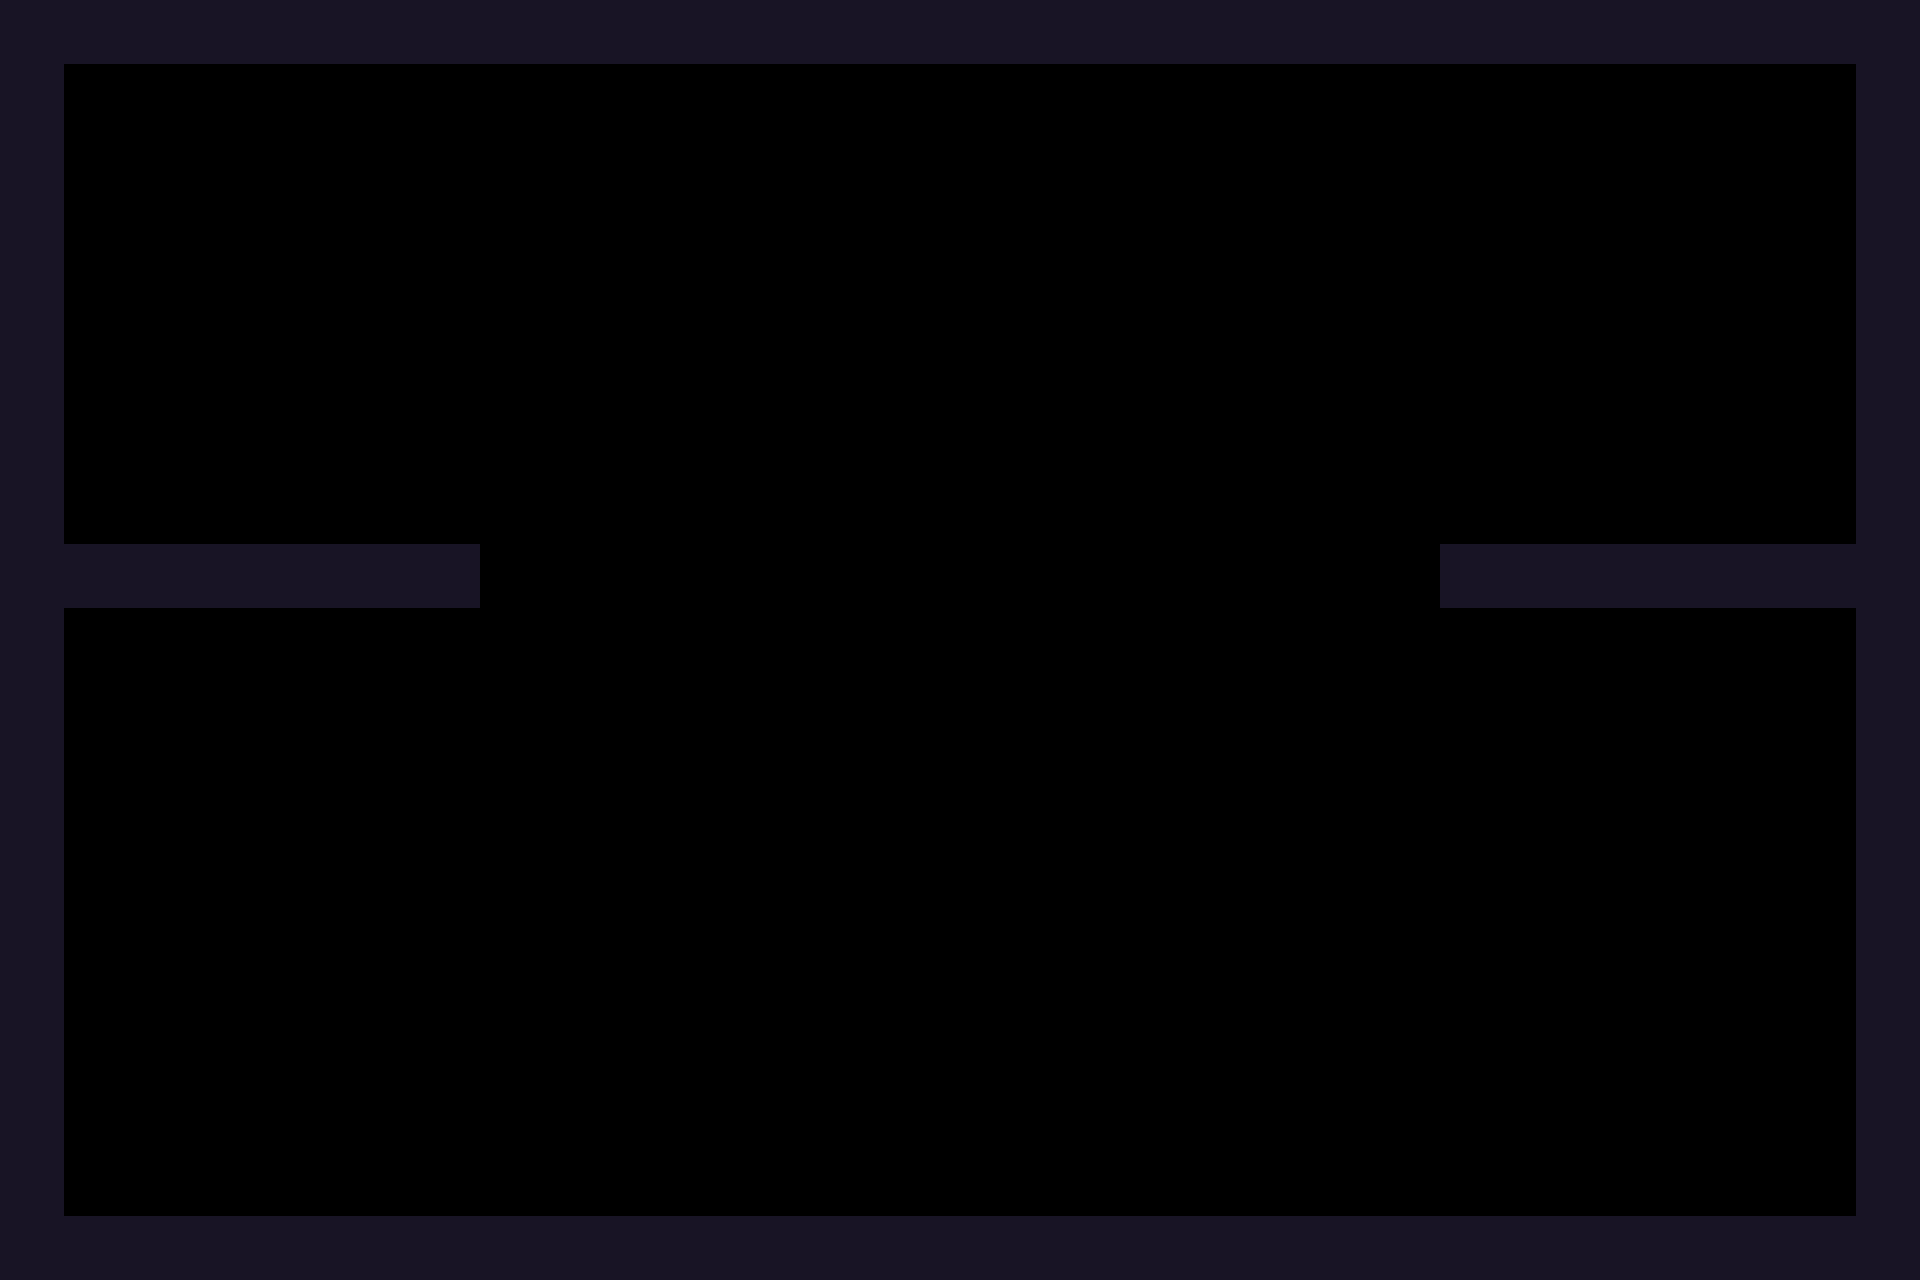

This is a level from a 2D game, rendered from its Tiled map with the project's own tilesets. A one-line summary and the complete map file follow:
An orthogonal 60x40 tile map with 32x32 px tiles, 1 tile layer (Tile Layer 1) and 3 objects (spawn, ball, thanks).

<map version="1.0" tiledversion="1.0.1" orientation="orthogonal" renderorder="right-down" width="60" height="40" tilewidth="32" tileheight="32" nextobjectid="5">
 <properties>
  <property name="title" value="Thank you!" />
 </properties>
 <tileset firstgid="1" source="../tilemap/tileset.tsx" />
 <layer name="Tile Layer 1" width="60" height="40">
  <data encoding="csv">
1,1,1,1,1,1,1,1,1,1,1,1,1,1,1,1,1,1,1,1,1,1,1,1,1,1,1,1,1,1,1,1,1,1,1,1,1,1,1,1,1,1,1,1,1,1,1,1,1,1,1,1,1,1,1,1,1,1,1,1,
1,1,1,1,1,1,1,1,1,1,1,1,1,1,1,1,1,1,1,1,1,1,1,1,1,1,1,1,1,1,1,1,1,1,1,1,1,1,1,1,1,1,1,1,1,1,1,1,1,1,1,1,1,1,1,1,1,1,1,1,
1,1,0,0,0,0,0,0,0,0,0,0,0,0,0,0,0,0,0,0,0,0,0,0,0,0,0,0,0,0,0,0,0,0,0,0,0,0,0,0,0,0,0,0,0,0,0,0,0,0,0,0,0,0,0,0,0,0,1,1,
1,1,0,0,0,0,0,0,0,0,0,0,0,0,0,0,0,0,0,0,0,0,0,0,0,0,0,0,0,0,0,0,0,0,0,0,0,0,0,0,0,0,0,0,0,0,0,0,0,0,0,0,0,0,0,0,0,0,1,1,
1,1,0,0,0,0,0,0,0,0,0,0,0,0,0,0,0,0,0,0,0,0,0,0,0,0,0,0,0,0,0,0,0,0,0,0,0,0,0,0,0,0,0,0,0,0,0,0,0,0,0,0,0,0,0,0,0,0,1,1,
1,1,0,0,0,0,0,0,0,0,0,0,0,0,0,0,0,0,0,0,0,0,0,0,0,0,0,0,0,0,0,0,0,0,0,0,0,0,0,0,0,0,0,0,0,0,0,0,0,0,0,0,0,0,0,0,0,0,1,1,
1,1,0,0,0,0,0,0,0,0,0,0,0,0,0,0,0,0,0,0,0,0,0,0,0,0,0,0,0,0,0,0,0,0,0,0,0,0,0,0,0,0,0,0,0,0,0,0,0,0,0,0,0,0,0,0,0,0,1,1,
1,1,0,0,0,0,0,0,0,0,0,0,0,0,0,0,0,0,0,0,0,0,0,0,0,0,0,0,0,0,0,0,0,0,0,0,0,0,0,0,0,0,0,0,0,0,0,0,0,0,0,0,0,0,0,0,0,0,1,1,
1,1,0,0,0,0,0,0,0,0,0,0,0,0,0,0,0,0,0,0,0,0,0,0,0,0,0,0,0,0,0,0,0,0,0,0,0,0,0,0,0,0,0,0,0,0,0,0,0,0,0,0,0,0,0,0,0,0,1,1,
1,1,0,0,0,0,0,0,0,0,0,0,0,0,0,0,0,0,0,0,0,0,0,0,0,0,0,0,0,0,0,0,0,0,0,0,0,0,0,0,0,0,0,0,0,0,0,0,0,0,0,0,0,0,0,0,0,0,1,1,
1,1,0,0,0,0,0,0,0,0,0,0,0,0,0,0,0,0,0,0,0,0,0,0,0,0,0,0,0,0,0,0,0,0,0,0,0,0,0,0,0,0,0,0,0,0,0,0,0,0,0,0,0,0,0,0,0,0,1,1,
1,1,0,0,0,0,0,0,0,0,0,0,0,0,0,0,0,0,0,0,0,0,0,0,0,0,0,0,0,0,0,0,0,0,0,0,0,0,0,0,0,0,0,0,0,0,0,0,0,0,0,0,0,0,0,0,0,0,1,1,
1,1,0,0,0,0,0,0,0,0,0,0,0,0,0,0,0,0,0,0,0,0,0,0,0,0,0,0,0,0,0,0,0,0,0,0,0,0,0,0,0,0,0,0,0,0,0,0,0,0,0,0,0,0,0,0,0,0,1,1,
1,1,0,0,0,0,0,0,0,0,0,0,0,0,0,0,0,0,0,0,0,0,0,0,0,0,0,0,0,0,0,0,0,0,0,0,0,0,0,0,0,0,0,0,0,0,0,0,0,0,0,0,0,0,0,0,0,0,1,1,
1,1,0,0,0,0,0,0,0,0,0,0,0,0,0,0,0,0,0,0,0,0,0,0,0,0,0,0,0,0,0,0,0,0,0,0,0,0,0,0,0,0,0,0,0,0,0,0,0,0,0,0,0,0,0,0,0,0,1,1,
1,1,0,0,0,0,0,0,0,0,0,0,0,0,0,0,0,0,0,0,0,0,0,0,0,0,0,0,0,0,0,0,0,0,0,0,0,0,0,0,0,0,0,0,0,0,0,0,0,0,0,0,0,0,0,0,0,0,1,1,
1,1,0,0,0,0,0,0,0,0,0,0,0,0,0,0,0,0,0,0,0,0,0,0,0,0,0,0,0,0,0,0,0,0,0,0,0,0,0,0,0,0,0,0,0,0,0,0,0,0,0,0,0,0,0,0,0,0,1,1,
1,1,1,1,1,1,1,1,1,1,1,1,1,1,1,0,0,0,0,0,0,0,0,0,0,0,0,0,0,0,0,0,0,0,0,0,0,0,0,0,0,0,0,0,0,1,1,1,1,1,1,1,1,1,1,1,1,1,1,1,
1,1,1,1,1,1,1,1,1,1,1,1,1,1,1,0,0,0,0,0,0,0,0,0,0,0,0,0,0,0,0,0,0,0,0,0,0,0,0,0,0,0,0,0,0,1,1,1,1,1,1,1,1,1,1,1,1,1,1,1,
1,1,0,0,0,0,0,0,0,0,0,0,0,0,0,0,0,0,0,0,0,0,0,0,0,0,0,0,0,0,0,0,0,0,0,0,0,0,0,0,0,0,0,0,0,0,0,0,0,0,0,0,0,0,0,0,0,0,1,1,
1,1,0,0,0,0,0,0,0,0,0,0,0,0,0,0,0,0,0,0,0,0,0,0,0,0,0,0,0,0,0,0,0,0,0,0,0,0,0,0,0,0,0,0,0,0,0,0,0,0,0,0,0,0,0,0,0,0,1,1,
1,1,0,0,0,0,0,0,0,0,0,0,0,0,0,0,0,0,0,0,0,0,0,0,0,0,0,0,0,0,0,0,0,0,0,0,0,0,0,0,0,0,0,0,0,0,0,0,0,0,0,0,0,0,0,0,0,0,1,1,
1,1,0,0,0,0,0,0,0,0,0,0,0,0,0,0,0,0,0,0,0,0,0,0,0,0,0,0,0,0,0,0,0,0,0,0,0,0,0,0,0,0,0,0,0,0,0,0,0,0,0,0,0,0,0,0,0,0,1,1,
1,1,0,0,0,0,0,0,0,0,0,0,0,0,0,0,0,0,0,0,0,0,0,0,0,0,0,0,0,0,0,0,0,0,0,0,0,0,0,0,0,0,0,0,0,0,0,0,0,0,0,0,0,0,0,0,0,0,1,1,
1,1,0,0,0,0,0,0,0,0,0,0,0,0,0,0,0,0,0,0,0,0,0,0,0,0,0,0,0,0,0,0,0,0,0,0,0,0,0,0,0,0,0,0,0,0,0,0,0,0,0,0,0,0,0,0,0,0,1,1,
1,1,0,0,0,0,0,0,0,0,0,0,0,0,0,0,0,0,0,0,0,0,0,0,0,0,0,0,0,0,0,0,0,0,0,0,0,0,0,0,0,0,0,0,0,0,0,0,0,0,0,0,0,0,0,0,0,0,1,1,
1,1,0,0,0,0,0,0,0,0,0,0,0,0,0,0,0,0,0,0,0,0,0,0,0,0,0,0,0,0,0,0,0,0,0,0,0,0,0,0,0,0,0,0,0,0,0,0,0,0,0,0,0,0,0,0,0,0,1,1,
1,1,0,0,0,0,0,0,0,0,0,0,0,0,0,0,0,0,0,0,0,0,0,0,0,0,0,0,0,0,0,0,0,0,0,0,0,0,0,0,0,0,0,0,0,0,0,0,0,0,0,0,0,0,0,0,0,0,1,1,
1,1,0,0,0,0,0,0,0,0,0,0,0,0,0,0,0,0,0,0,0,0,0,0,0,0,0,0,0,0,0,0,0,0,0,0,0,0,0,0,0,0,0,0,0,0,0,0,0,0,0,0,0,0,0,0,0,0,1,1,
1,1,0,0,0,0,0,0,0,0,0,0,0,0,0,0,0,0,0,0,0,0,0,0,0,0,0,0,0,0,0,0,0,0,0,0,0,0,0,0,0,0,0,0,0,0,0,0,0,0,0,0,0,0,0,0,0,0,1,1,
1,1,0,0,0,0,0,0,0,0,0,0,0,0,0,0,0,0,0,0,0,0,0,0,0,0,0,0,0,0,0,0,0,0,0,0,0,0,0,0,0,0,0,0,0,0,0,0,0,0,0,0,0,0,0,0,0,0,1,1,
1,1,0,0,0,0,0,0,0,0,0,0,0,0,0,0,0,0,0,0,0,0,0,0,0,0,0,0,0,0,0,0,0,0,0,0,0,0,0,0,0,0,0,0,0,0,0,0,0,0,0,0,0,0,0,0,0,0,1,1,
1,1,0,0,0,0,0,0,0,0,0,0,0,0,0,0,0,0,0,0,0,0,0,0,0,0,0,0,0,0,0,0,0,0,0,0,0,0,0,0,0,0,0,0,0,0,0,0,0,0,0,0,0,0,0,0,0,0,1,1,
1,1,0,0,0,0,0,0,0,0,0,0,0,0,0,0,0,0,0,0,0,0,0,0,0,0,0,0,0,0,0,0,0,0,0,0,0,0,0,0,0,0,0,0,0,0,0,0,0,0,0,0,0,0,0,0,0,0,1,1,
1,1,0,0,0,0,0,0,0,0,0,0,0,0,0,0,0,0,0,0,0,0,0,0,0,0,0,0,0,0,0,0,0,0,0,0,0,0,0,0,0,0,0,0,0,0,0,0,0,0,0,0,0,0,0,0,0,0,1,1,
1,1,0,0,0,0,0,0,0,0,0,0,0,0,0,0,0,0,0,0,0,0,0,0,0,0,0,0,0,0,0,0,0,0,0,0,0,0,0,0,0,0,0,0,0,0,0,0,0,0,0,0,0,0,0,0,0,0,1,1,
1,1,0,0,0,0,0,0,0,0,0,0,0,0,0,0,0,0,0,0,0,0,0,0,0,0,0,0,0,0,0,0,0,0,0,0,0,0,0,0,0,0,0,0,0,0,0,0,0,0,0,0,0,0,0,0,0,0,1,1,
1,1,0,0,0,0,0,0,0,0,0,0,0,0,0,0,0,0,0,0,0,0,0,0,0,0,0,0,0,0,0,0,0,0,0,0,0,0,0,0,0,0,0,0,0,0,0,0,0,0,0,0,0,0,0,0,0,0,1,1,
1,1,1,1,1,1,1,1,1,1,1,1,1,1,1,1,1,1,1,1,1,1,1,1,1,1,1,1,1,1,1,1,1,1,1,1,1,1,1,1,1,1,1,1,1,1,1,1,1,1,1,1,1,1,1,1,1,1,1,1,
1,1,1,1,1,1,1,1,1,1,1,1,1,1,1,1,1,1,1,1,1,1,1,1,1,1,1,1,1,1,1,1,1,1,1,1,1,1,1,1,1,1,1,1,1,1,1,1,1,1,1,1,1,1,1,1,1,1,1,1
</data>
 </layer>
 <objectgroup name="Object Layer 1">
  <object id="1" type="spawn" x="384" y="320" />
  <object id="2" type="ball" x="1536" y="320" />
  <object id="4" type="thanks" x="960" y="608" />
 </objectgroup>
</map>
